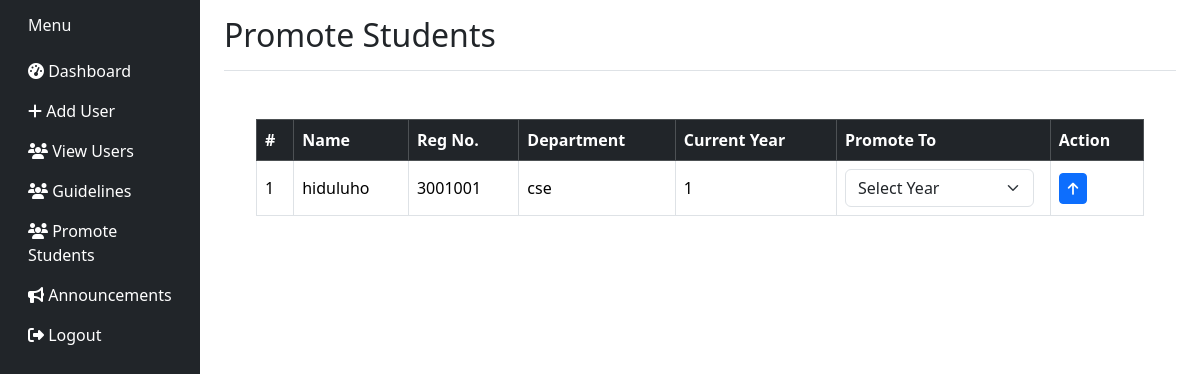
Page /super_admin/promote-students/ on the committed database.
### apps/pages/models.py (models this page shows, shortened)
class Student(models.Model):
    user = models.OneToOneField(User, on_delete=models.CASCADE, related_name='student_profile')
    reg_number = models.CharField(max_length=20, unique=True)
    name = models.CharField(max_length=100, default='Sample')
    enrollment_year = models.PositiveIntegerField()
    program = models.CharField(max_length=100)
    phone_number = models.CharField(max_length=15, blank=True)
    gender = models.CharField(max_length=10, choices=[("Male", "Male"), ("Female", "Female")], blank=True)
    date_of_birth = models.DateField(null=True, blank=True)
    department = models.CharField(max_length=100, default='General')
    year = models.ForeignKey('Year', on_delete=models.SET_NULL, null=True, blank=True, related_name='students')

class Year(models.Model):
    number = models.PositiveSmallIntegerField(unique=True)
    label = models.CharField(max_length=20)

### apps/pages/super_admin.py (the view)
# urls.py: path('super_admin/promote-students/', super_admin.promote_students, name='promote_students'),
def promote_students(request):
    students = Student.objects.select_related('user', 'year')  # Efficient fetch
    years = Year.objects.all()  # Fetch all year options
    return render(request, 'super_admin/promote_students_page.html', {
        'students': students,
        'years': years
    })

### templates/super_admin/promote_students_page.html (shortened to what this page needs)
{% load static %}
<!DOCTYPE html>
<html lang="en">
<head>
    <link href="https://cdn.jsdelivr.net/npm/bootstrap@5.3.2/dist/css/bootstrap.min.css" rel="stylesheet">
    <link href="https://cdnjs.cloudflare.com/ajax/libs/font-awesome/6.5.0/css/all.min.css" rel="stylesheet">
</head>
<body>
    <div aria-live="polite" aria-atomic="true" class="position-relative">
        <div class="toast-container position-fixed top-0 end-0 p-3" id="toastContainer"></div>
    </div>
    <div class="container-fluid">
        <div class="row">
            <nav class="col-md-3 col-lg-2 d-md-block bg-dark sidebar collapse">
                {% include 'super_admin/partial/sidebar.html' %}
            </nav>
            <main class="col-md-9 ms-sm-auto col-lg-10 px-md-4">
                <div
                    class="d-flex justify-content-between flex-wrap flex-md-nowrap align-items-center pt-3 pb-2 mb-3 border-bottom">
                    <h1 class="h2">Promote Students</h1>
                </div>
                <div class="content">
                    <div class="table-responsive">
                        <table class="table table-bordered table-hover align-middle">
                            <thead class="table-dark">
                                <tr>
                                    <th>#</th>
                                    <th>Name</th>
                                    <th>Reg No.</th>
                                    <th>Department</th>
                                    <th>Current Year</th>
                                    <th>Promote To</th>
                                    <th>Action</th>
                                </tr>
                            </thead>
                            <tbody>
                                {% for student in students %}
                                <tr>
                                    <td>{{ forloop.counter }}</td>
                                    <td>{{ student.name }}</td>
                                    <td>{{ student.reg_number }}</td>
                                    <td>{{ student.department }}</td>
                                    <td>{{ student.year.number }}</td>
                                    <td>
                                        <form method="post" action="{% url 'promote_student' %}" class="d-flex">
                                            <select name="new_year_id" class="form-select me-2" required>
                                                <option value="">Select Year</option>
                                            </select>
                                    </td>
                                    <td>
                                        <button type="submit" class="btn btn-primary btn-sm" title="Promote">
                                            <i class="fas fa-arrow-up"></i>
                                        </button>
                                    </td>
                                </tr>
                                {% empty %}
                                <tr>
                                    <td colspan="7" class="text-center">No students found.</td>
                                </tr>
                                {% endfor %}
                            </tbody>
                        </table>
                    </div>
                </div>
            </main>
        </div>
    </div>
</body>
</html>

### templates/super_admin/promote_students_page.html (style rules this page uses)
body { overflow-x: hidden; }
.sidebar { min-height: 100vh; background-color: #343a40; }
.content { padding: 2rem; }

### rows in the picture
Student: name "hiduluho", reg_number "3001001", department "cse", year.number "1"
